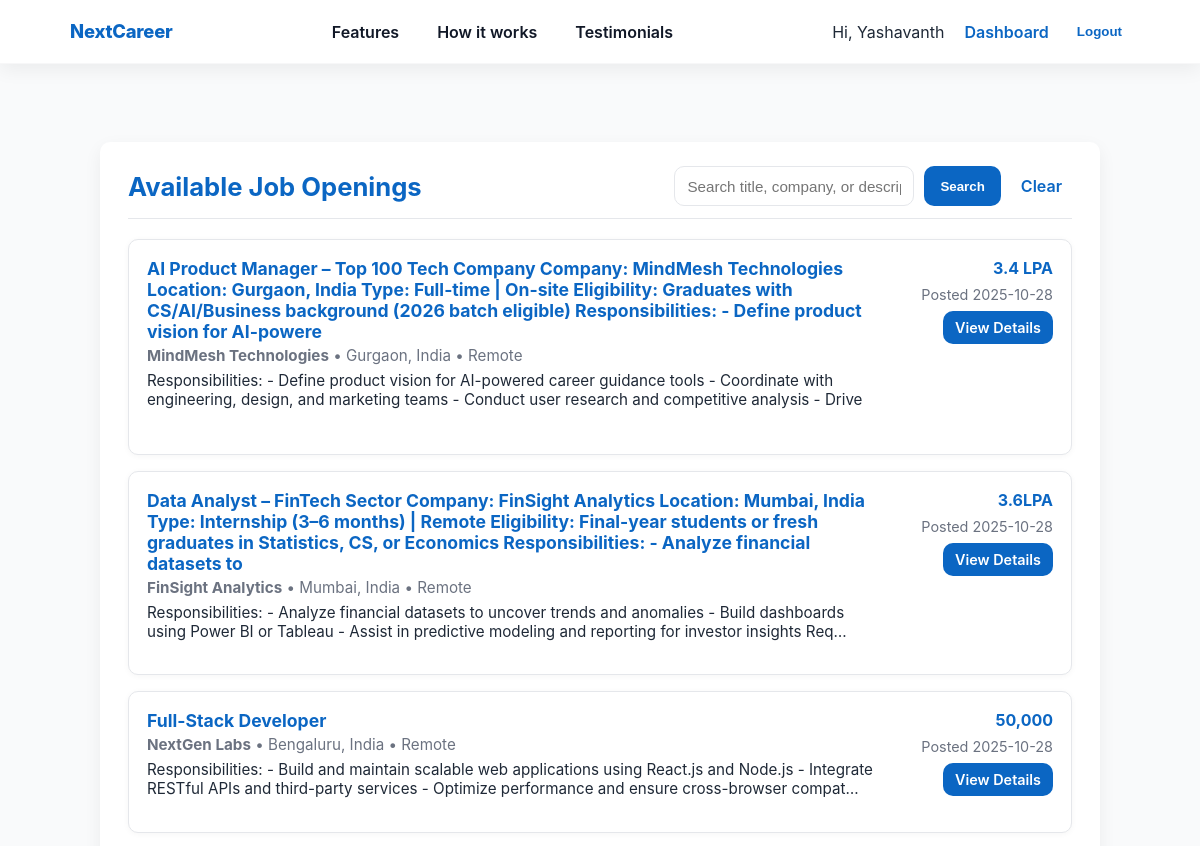
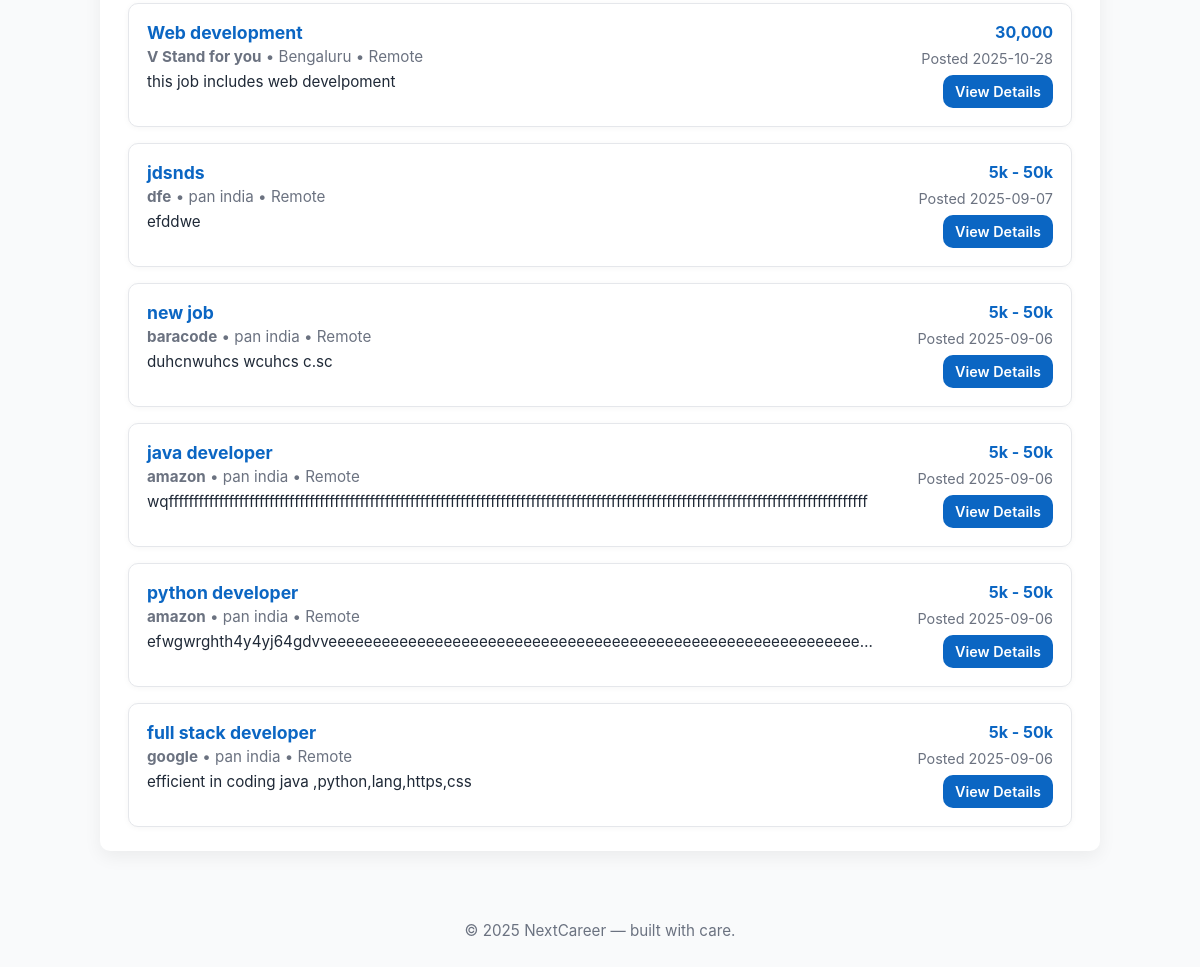
The page /jobs/ (signed in) on the database its author committed (2 pictures, top to bottom).
### accounts/models.py (models this page shows, shortened)
class User(AbstractUser):
    ROLE_STUDENT = 'student'
    ROLE_HR = 'hr'
    ROLE_CHOICES = [
        (ROLE_STUDENT, 'Student'),
        (ROLE_HR, 'HR'),
    ]
    role = models.CharField(max_length=20, choices=ROLE_CHOICES, default=ROLE_STUDENT)

### jobs/models.py (models this page shows, shortened)
class Job(models.Model):
    hr = models.ForeignKey(settings.AUTH_USER_MODEL, on_delete=models.CASCADE, related_name='posted_jobs')
    title = models.CharField(max_length=255)
    company = models.CharField(max_length=255, blank=True)
    location = models.CharField(max_length=255, blank=True)
    is_remote = models.BooleanField(default=False)
    salary = models.CharField(max_length=100, blank=True)
    description = models.TextField()
    required_skills = models.JSONField(default=list, blank=True)
    created_at = models.DateTimeField(auto_now_add=True)
    updated_at = models.DateTimeField(auto_now=True)
    expiry_date = models.DateField(null=True, blank=True)
    is_active = models.BooleanField(default=True)
    class Meta:
        ordering = ['-created_at']
    def is_open(self):
        if not self.is_active:
            return False
        if self.expiry_date and self.expiry_date < timezone.now().date():
            return False
        return True

### jobs/views.py (the view, shortened to what this page needs)
# urls.py: path('', views.job_list, name='job_list'),                     # /jobs/
@login_required
def job_list(request):
    qs = Job.objects.filter(is_active=True).order_by('-created_at')
    q = request.GET.get('q', '').strip()
    skill = request.GET.get('skill', '').strip()
    location = request.GET.get('location', '').strip()
    if q:
        qs = qs.filter(
            Q(title__icontains=q) |
            Q(company__icontains=q) |
            Q(description__icontains=q)
        )
    if location:
        qs = qs.filter(location__icontains=location)
    user = request.user
    if user.is_authenticated and not (getattr(user, 'role', None) == 'hr' or user.is_staff):
        applied_ids = Application.objects.filter(student=user).values_list('job_id', flat=True)
        qs = qs.exclude(id__in=applied_ids)
    jobs = [job for job in qs if job.is_open()]
    return render(
        request,
        'jobs/job_list.html',
        {'jobs': jobs, 'q': q, 'skill': skill, 'location': location}
    )

### templates/jobs/job_list.html (shortened to what this page needs)
{% extends 'base.html' %}
{% load static %}
{% block content %}
<div class="jobs-container">
  <div class="jobs-header">
    <h2>Available Job Openings</h2>
    <form method="get" class="search-row" action="{% url 'job_list' %}">
      <input type="text" name="q" placeholder="Search title, company, or description" value="{{ q|default_if_none:'' }}">
      <button type="submit">Search</button>
      <a class="clear-btn" href="{% url 'job_list' %}">Clear</a>
    </form>
  </div>
  <div class="jobs-list">
    {% if jobs %}
      {% for job in jobs %}
        <article class="job-card" aria-labelledby="job-{{ job.id }}-title">
          <div class="job-info">
            <h3 id="job-{{ job.id }}-title" class="job-title">
              <a href="{% url 'job_detail' job.id %}">{{ job.title }}</a>
            </h3>
            <div class="job-sub">
              <strong>{{ job.company }}</strong> • {{ job.location }}
              {% if job.is_remote %} • Remote{% endif %}
            </div>
            <p class="job-desc">{{ job.description|truncatechars:200 }}</p>
          </div>
          <div class="job-meta">
            <div class="salary">{{ job.salary|default_if_none:"Not disclosed" }}</div>
            <div class="muted">Posted {{ job.created_at|date:"Y-m-d" }}</div>
            <a class="view-btn" href="{% url 'job_detail' job.id %}">View Details</a>
          </div>
        </article>
      {% endfor %}
    {% else %}
      <div class="no-jobs">
        No jobs found. Try clearing filters or adjusting your search.
      </div>
    {% endif %}
  </div>
</div>
{% endblock %}

### templates/base.html (shortened to what this page needs)
{% load static %}
<!doctype html>
<html lang="en">
<head>
</head>
<body>
  {% if request.resolver_match and request.resolver_match.url_name != 'login' and request.resolver_match.url_name != 'signup' %}
    <header>
      <nav class="site-nav" role="navigation" aria-label="Main">
        <div class="nav-inner">
          <a class="brand" href="{% url 'home' %}">NextCareer</a>
          <ul class="nav-links" id="desktop-links" role="menubar">
            <li role="none"><a role="menuitem" href="{% url 'home' %}#features">Features</a></li>
            <li role="none"><a role="menuitem" href="{% url 'home' %}#how-it-works">How it works</a></li>
            <li role="none"><a role="menuitem" href="{% url 'home' %}#testimonials">Testimonials</a></li>
          </ul>
          <div class="nav-actions" id="nav-actions">
            {% if user.is_authenticated %}
              <span class="nav-welcome">Hi, {{ user.first_name|default:user.username }}</span>
              <a class="nav-btn nav-link" href="{% url 'dashboard-redirect' %}">Dashboard</a>
              <form method="post" action="{% url 'logout' %}" class="logout-form" style="display:inline;">
                <button type="submit" class="logout-button" style="background:none;border:0;color:var(--primary);font-weight:700;cursor:pointer">Logout</button>
              </form>
            {% else %}
              <a class="nav-link" href="{% url 'login' %}">Login</a>
              <a class="nav-cta" href="{% url 'signup' %}">Signup</a>
            {% endif %}
          </div>
        </div>
      </nav>
    </header>
  {% else %}
    <header class="auth-header" role="banner">
      <a class="auth-brand" href="{% url 'home' %}">NextCareer</a>
    </header>
  {% endif %}
  <main id="main">
    {% block content %}{% endblock %}
  </main>
  <footer class="site-footer" role="contentinfo">
    <div class="footer-inner">
      &copy; {% now "Y" %} NextCareer — built with care.
    </div>
  </footer>
</body>
</html>

### templates/base.html (style rules this page uses)
:root { --primary: #0b66c3; --primary-600: #0954a8; --bg: #f9fafb; --surface: #ffffff; --white: #fff; --muted: #6b7280; --text: #0f1724; --radius: 10px; --gap: 14px; --shadow-1: 0 6px 18px rgba(2,6,23,0.06); --shadow-2: 0 12px 30px rgba(2,6,23,0.08); --focus-ring: 3px solid rgba(11,102,195,0.12); --max-width: 1100px; --motion: 180ms; --easing: cubic-bezier(.2,.9,.3,1); --header-h: 64px; --header-h-mobile: 56px; }
* { box-sizing:border-box }
html,body { height:100%;margin:0;background:var(--bg);color:var(--text);font-family:Inter,system-ui,-apple-system,"Segoe UI",Roboto,"Helvetica Neue",Arial;-webkit-font-smoothing:antialiased }
a { color:inherit;text-decoration:none }
.site-nav { background:var(--surface); box-shadow:var(--shadow-1); position:fixed; top:0; left:0; right:0; width:100%; height: var(--header-h); z-index:9999; border-bottom:1px solid rgba(15,23,36,0.03); backdrop-filter: blur(4px) saturate(110%); }
.nav-inner { max-width:var(--max-width); margin:0 auto; height:100%; display:flex; align-items:center; justify-content:space-between; gap:var(--gap); padding:0 20px; border-radius:999px; }
.brand, .auth-brand { font-weight:800; color:var(--primary); text-decoration:none; display:inline-flex; align-items:center; line-height:1; height:100% }
.brand { font-size:1.15rem; letter-spacing:-0.01em }
.nav-links { display:flex; gap:14px; list-style:none; padding:0; margin:0; align-items:center; height:100%; }
.nav-links a { display:inline-flex; align-items:center; height:100%; color:#111827; padding:0 12px; border-radius:8px; font-weight:600; transition: background var(--motion) var(--easing), transform var(--motion) var(--easing), color var(--motion) var(--easing); }
.nav-actions { display:flex; align-items:center; gap:12px; height:100% }
.nav-link { color:var(--primary); font-weight:600; padding:0 8px; border-radius:8px; display:inline-flex; align-items:center; height:100% }
.logout-button { background:none;border:0;color:var(--primary);font-weight:700;cursor:pointer;padding:0 8px;border-radius:8px; height:38px; display:inline-flex; align-items:center }
main { max-width:var(--max-width); margin:28px auto; padding: calc(var(--header-h) + 20px) 20px 0; min-height:50vh; }
.site-footer { background:transparent; padding:30px 0; color:var(--muted); text-align:center; font-size:0.95rem; margin-top:40px }

### rows shown on the page
User: first_name "Yashavanth"
Job: title "AI Product Manager – Top 100 Tech Company Company: MindMesh Technologies Location: Gurgaon, India Type: Full-time | On-site Eligibility: Graduates with CS/AI/Business background (2026 batch eligible) Responsibilities: - Define product vision for AI-powere", company "MindMesh Technologies", location "Gurgaon, India", is_remote "• Remote", description "Responsibilities: - Define product vision for AI-powered career guidance tools - Coordinate with engineering, design, and marketing teams - Conduct user research and competitive analysis - Drive…", salary "3.4 LPA", created_at "2025-10-28"
Job: title "Data Analyst – FinTech Sector Company: FinSight Analytics Location: Mumbai, India Type: Internship (3–6 months) | Remote Eligibility: Final-year students or fresh graduates in Statistics, CS, or Economics Responsibilities: - Analyze financial datasets to", company "FinSight Analytics", location "Mumbai, India", is_remote "• Remote", description "Responsibilities: - Analyze financial datasets to uncover trends and anomalies - Build dashboards using Power BI or Tableau - Assist in predictive modeling and reporting for investor insights Req…", salary "3.6LPA", created_at "2025-10-28"
Job: title "Full-Stack Developer", company "NextGen Labs", location "Bengaluru, India", is_remote "• Remote", description "Responsibilities: - Build and maintain scalable web applications using React.js and Node.js - Integrate RESTful APIs and third-party services - Optimize performance and ensure cross-browser compat…", salary "50,000", created_at "2025-10-28"
Job: title "Web development", company "V Stand for you", location "Bengaluru", is_remote "• Remote", description "this job includes web develpoment", salary "30,000", created_at "2025-10-28"
Job: title "jdsnds", company "dfe", location "pan india", is_remote "• Remote", description "efddwe", salary "5k - 50k", created_at "2025-09-07"
Job: title "new job", company "baracode", location "pan india", is_remote "• Remote", description "duhcnwuhcs wcuhcs c.sc", salary "5k - 50k", created_at "2025-09-06"
Job: title "java developer", company "amazon", location "pan india", is_remote "• Remote", description "wqfffffffffffffffffffffffffffffffffffffffffffffffffffffffffffffffffffffffffffffffffffffffffffffffffffffffffffffffffffffffffffffffffffffffffff", salary "5k - 50k", created_at "2025-09-06"
Job: title "python developer", company "amazon", location "pan india", is_remote "• Remote", description "efwgwrghth4y4yj64gdvveeeeeeeeeeeeeeeeeeeeeeeeeeeeeeeeeeeeeeeeeeeeeeeeeeeeeeeeeeee…", salary "5k - 50k", created_at "2025-09-06"
Job: title "full stack developer", company "google", location "pan india", is_remote "• Remote", description "efficient in coding java ,python,lang,https,css", salary "5k - 50k", created_at "2025-09-06"
